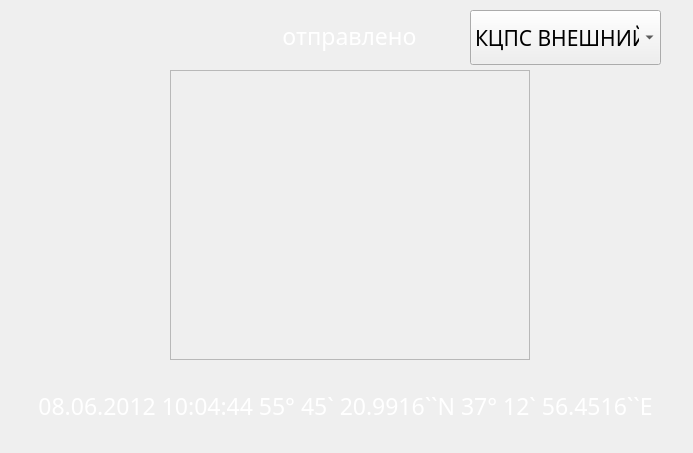
<?xml version="1.0" encoding="UTF-8"?>
<ui version="4.0">
 <class>SendPhotoMenu</class>
 <widget class="QWidget" name="SendPhotoMenu">
  <property name="geometry">
   <rect>
    <x>0</x>
    <y>0</y>
    <width>693</width>
    <height>453</height>
   </rect>
  </property>
  <property name="windowTitle">
   <string>Form</string>
  </property>
  <property name="styleSheet">
   <string notr="true"/>
  </property>
  <widget class="QLabel" name="fotoSendMenu_bgrd_lbl">
   <property name="geometry">
    <rect>
     <x>0</x>
     <y>0</y>
     <width>692</width>
     <height>456</height>
    </rect>
   </property>
   <property name="styleSheet">
    <string notr="true">padding-right: 15px; /* make room for the arrows */
border-image: url(:/Pyramid/fon_next_menu.png);
border-width: 3;
</string>
   </property>
   <property name="text">
    <string/>
   </property>
  </widget>
  <widget class="QPushButton" name="left_photo_but">
   <property name="geometry">
    <rect>
     <x>30</x>
     <y>250</y>
     <width>111</width>
     <height>111</height>
    </rect>
   </property>
   <property name="autoFillBackground">
    <bool>false</bool>
   </property>
   <property name="styleSheet">
    <string notr="true"> QPushButton:hover:pressed {
    padding-right: 15px; /* make room for the arrows */
	border-image: url(:/Pyramid/left_n.png);
     border-width: 3;}
 
QPushButton{
     padding-right: 15px; /* make room for the arrows */
	border-image: url(:/Pyramid/left.png);
     border-width: 3;}

 QPushButton:hover {
    padding-right: 15px; /* make room for the arrows */
	border-image: url(:/Pyramid/left.png);
     border-width: 3;}</string>
   </property>
   <property name="text">
    <string/>
   </property>
   <property name="flat">
    <bool>true</bool>
   </property>
  </widget>
  <widget class="QPushButton" name="right_photo_but">
   <property name="geometry">
    <rect>
     <x>555</x>
     <y>250</y>
     <width>111</width>
     <height>111</height>
    </rect>
   </property>
   <property name="autoFillBackground">
    <bool>false</bool>
   </property>
   <property name="styleSheet">
    <string notr="true"> QPushButton:hover:pressed {
    padding-right: 15px; /* make room for the arrows */
	border-image: url(:/Pyramid/right_n.png);
     border-width: 3;}
 
QPushButton{
     padding-right: 15px; /* make room for the arrows */
	border-image: url(:/Pyramid/right.png);
     border-width: 3;}

 QPushButton:hover {
    padding-right: 15px; /* make room for the arrows */
	border-image: url(:/Pyramid/right.png);
     border-width: 3;}</string>
   </property>
   <property name="text">
    <string/>
   </property>
   <property name="flat">
    <bool>true</bool>
   </property>
  </widget>
  <widget class="QLabel" name="data_photo_lbl">
   <property name="geometry">
    <rect>
     <x>30</x>
     <y>390</y>
     <width>631</width>
     <height>31</height>
    </rect>
   </property>
   <property name="palette">
    <palette>
     <active>
      <colorrole role="WindowText">
       <brush brushstyle="SolidPattern">
        <color alpha="255">
         <red>255</red>
         <green>255</green>
         <blue>255</blue>
        </color>
       </brush>
      </colorrole>
      <colorrole role="Text">
       <brush brushstyle="SolidPattern">
        <color alpha="255">
         <red>255</red>
         <green>255</green>
         <blue>255</blue>
        </color>
       </brush>
      </colorrole>
      <colorrole role="ButtonText">
       <brush brushstyle="SolidPattern">
        <color alpha="255">
         <red>255</red>
         <green>255</green>
         <blue>255</blue>
        </color>
       </brush>
      </colorrole>
     </active>
     <inactive>
      <colorrole role="WindowText">
       <brush brushstyle="SolidPattern">
        <color alpha="255">
         <red>255</red>
         <green>255</green>
         <blue>255</blue>
        </color>
       </brush>
      </colorrole>
      <colorrole role="Text">
       <brush brushstyle="SolidPattern">
        <color alpha="255">
         <red>255</red>
         <green>255</green>
         <blue>255</blue>
        </color>
       </brush>
      </colorrole>
      <colorrole role="ButtonText">
       <brush brushstyle="SolidPattern">
        <color alpha="255">
         <red>255</red>
         <green>255</green>
         <blue>255</blue>
        </color>
       </brush>
      </colorrole>
     </inactive>
     <disabled>
      <colorrole role="WindowText">
       <brush brushstyle="SolidPattern">
        <color alpha="255">
         <red>120</red>
         <green>120</green>
         <blue>120</blue>
        </color>
       </brush>
      </colorrole>
      <colorrole role="Text">
       <brush brushstyle="SolidPattern">
        <color alpha="255">
         <red>120</red>
         <green>120</green>
         <blue>120</blue>
        </color>
       </brush>
      </colorrole>
      <colorrole role="ButtonText">
       <brush brushstyle="SolidPattern">
        <color alpha="255">
         <red>120</red>
         <green>120</green>
         <blue>120</blue>
        </color>
       </brush>
      </colorrole>
     </disabled>
    </palette>
   </property>
   <property name="font">
    <font>
     <family>Trebuchet MS</family>
     <pointsize>17</pointsize>
     <stylestrategy>PreferDefault</stylestrategy>
    </font>
   </property>
   <property name="text">
    <string>08.06.2012 10:04:44 55° 45` 20.9916``N 37° 12` 56.4516``E</string>
   </property>
   <property name="alignment">
    <set>Qt::AlignCenter</set>
   </property>
  </widget>
  <widget class="QLabel" name="status_send_photo">
   <property name="geometry">
    <rect>
     <x>139</x>
     <y>20</y>
     <width>421</width>
     <height>31</height>
    </rect>
   </property>
   <property name="palette">
    <palette>
     <active>
      <colorrole role="WindowText">
       <brush brushstyle="SolidPattern">
        <color alpha="255">
         <red>255</red>
         <green>255</green>
         <blue>255</blue>
        </color>
       </brush>
      </colorrole>
      <colorrole role="Text">
       <brush brushstyle="SolidPattern">
        <color alpha="255">
         <red>255</red>
         <green>255</green>
         <blue>255</blue>
        </color>
       </brush>
      </colorrole>
      <colorrole role="ButtonText">
       <brush brushstyle="SolidPattern">
        <color alpha="255">
         <red>255</red>
         <green>255</green>
         <blue>255</blue>
        </color>
       </brush>
      </colorrole>
     </active>
     <inactive>
      <colorrole role="WindowText">
       <brush brushstyle="SolidPattern">
        <color alpha="255">
         <red>255</red>
         <green>255</green>
         <blue>255</blue>
        </color>
       </brush>
      </colorrole>
      <colorrole role="Text">
       <brush brushstyle="SolidPattern">
        <color alpha="255">
         <red>255</red>
         <green>255</green>
         <blue>255</blue>
        </color>
       </brush>
      </colorrole>
      <colorrole role="ButtonText">
       <brush brushstyle="SolidPattern">
        <color alpha="255">
         <red>255</red>
         <green>255</green>
         <blue>255</blue>
        </color>
       </brush>
      </colorrole>
     </inactive>
     <disabled>
      <colorrole role="WindowText">
       <brush brushstyle="SolidPattern">
        <color alpha="255">
         <red>120</red>
         <green>120</green>
         <blue>120</blue>
        </color>
       </brush>
      </colorrole>
      <colorrole role="Text">
       <brush brushstyle="SolidPattern">
        <color alpha="255">
         <red>120</red>
         <green>120</green>
         <blue>120</blue>
        </color>
       </brush>
      </colorrole>
      <colorrole role="ButtonText">
       <brush brushstyle="SolidPattern">
        <color alpha="255">
         <red>120</red>
         <green>120</green>
         <blue>120</blue>
        </color>
       </brush>
      </colorrole>
     </disabled>
    </palette>
   </property>
   <property name="font">
    <font>
     <family>Trebuchet MS</family>
     <pointsize>17</pointsize>
     <stylestrategy>PreferDefault</stylestrategy>
    </font>
   </property>
   <property name="text">
    <string>отправлено</string>
   </property>
   <property name="alignment">
    <set>Qt::AlignCenter</set>
   </property>
  </widget>
  <widget class="QPushButton" name="send_foto_but">
   <property name="geometry">
    <rect>
     <x>30</x>
     <y>98</y>
     <width>111</width>
     <height>111</height>
    </rect>
   </property>
   <property name="autoFillBackground">
    <bool>false</bool>
   </property>
   <property name="styleSheet">
    <string notr="true"> QPushButton:hover:pressed {
    padding-right: 15px; /* make room for the arrows */
	border-image: url(:/Pyramid/send_photo_n.png);
     border-width: 3;}
 
QPushButton{
     padding-right: 15px; /* make room for the arrows */
	border-image: url(:/Pyramid/send_photo.png);
     border-width: 3;}

 QPushButton:hover {
    padding-right: 15px; /* make room for the arrows */
	border-image: url(:/Pyramid/send_photo.png);
     border-width: 3;}</string>
   </property>
   <property name="text">
    <string/>
   </property>
   <property name="flat">
    <bool>true</bool>
   </property>
  </widget>
  <widget class="QLabel" name="photo_lbl">
   <property name="geometry">
    <rect>
     <x>170</x>
     <y>70</y>
     <width>360</width>
     <height>290</height>
    </rect>
   </property>
   <property name="frameShape">
    <enum>QFrame::StyledPanel</enum>
   </property>
   <property name="text">
    <string/>
   </property>
   <property name="scaledContents">
    <bool>true</bool>
   </property>
  </widget>
  <widget class="QPushButton" name="delPhotoBut">
   <property name="geometry">
    <rect>
     <x>555</x>
     <y>90</y>
     <width>111</width>
     <height>111</height>
    </rect>
   </property>
   <property name="autoFillBackground">
    <bool>false</bool>
   </property>
   <property name="styleSheet">
    <string notr="true"> QPushButton:hover:pressed {
    padding-right: 15px; /* make room for the arrows */
	border-image: url(:/Pyramid/close_fw_n.png);
     border-width: 3;}
 
QPushButton{
     padding-right: 15px; /* make room for the arrows */
	border-image: url(:/Pyramid/close_fw.png);
     border-width: 3;}

 QPushButton:hover {
    padding-right: 15px; /* make room for the arrows */
	border-image: url(:/Pyramid/close_fw.png);
     border-width: 3;}</string>
   </property>
   <property name="text">
    <string/>
   </property>
   <property name="flat">
    <bool>true</bool>
   </property>
  </widget>
  <widget class="QComboBox" name="serv">
   <property name="geometry">
    <rect>
     <x>470</x>
     <y>10</y>
     <width>191</width>
     <height>55</height>
    </rect>
   </property>
   <property name="font">
    <font>
     <family>Trebuchet MS</family>
     <pointsize>16</pointsize>
    </font>
   </property>
   <property name="currentIndex">
    <number>0</number>
   </property>
   <item>
    <property name="text">
     <string>КЦПС ВНЕШНИЙ</string>
    </property>
   </item>
   <item>
    <property name="text">
     <string>КЦПС ВНУТР</string>
    </property>
   </item>
   <item>
    <property name="text">
     <string>ШТАБ ВНЕШНИЙ</string>
    </property>
   </item>
   <item>
    <property name="text">
     <string>ШТАБ ВНУТР</string>
    </property>
   </item>
   <item>
    <property name="text">
     <string>ВПУ ВНЕШНИЙ</string>
    </property>
   </item>
   <item>
    <property name="text">
     <string>ВПУ ВНУТР</string>
    </property>
   </item>
   <item>
    <property name="text">
     <string>ГКЦПС ВНЕШНИЙ</string>
    </property>
   </item>
   <item>
    <property name="text">
     <string>ГКЦПС ВНУТР</string>
    </property>
   </item>
  </widget>
 </widget>
 <resources>
  <include location="../Resources/PyramidWidgets.qrc"/>
 </resources>
 <connections/>
</ui>
